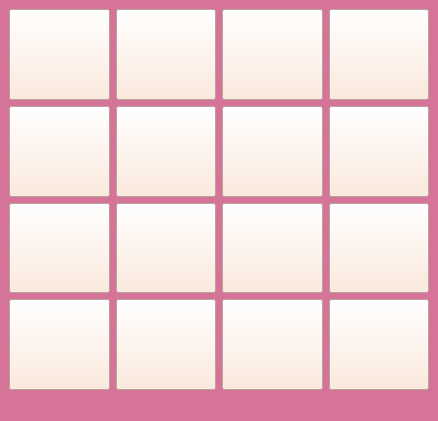
<?xml version="1.0" encoding="UTF-8"?>
<ui version="4.0">
 <class>MainWindow</class>
 <widget class="QMainWindow" name="MainWindow">
  <property name="geometry">
   <rect>
    <x>0</x>
    <y>0</y>
    <width>438</width>
    <height>421</height>
   </rect>
  </property>
  <property name="windowTitle">
   <string>Tic Tac Toe</string>
  </property>
  <property name="styleSheet">
   <string notr="true">background-color: rgb(214, 115, 153);</string>
  </property>
  <widget class="QWidget" name="centralwidget">
   <layout class="QGridLayout" name="gridLayout">
    <item row="1" column="0">
     <widget class="QPushButton" name="five">
      <property name="sizePolicy">
       <sizepolicy hsizetype="Minimum" vsizetype="Minimum">
        <horstretch>0</horstretch>
        <verstretch>0</verstretch>
       </sizepolicy>
      </property>
      <property name="font">
       <font>
        <family>Comic Sans MS</family>
        <pointsize>16</pointsize>
        <bold>true</bold>
       </font>
      </property>
      <property name="styleSheet">
       <string notr="true">background-color: rgb(255, 230, 213);
color: rgb(255, 83, 255);</string>
      </property>
      <property name="text">
       <string/>
      </property>
     </widget>
    </item>
    <item row="0" column="3">
     <widget class="QPushButton" name="four">
      <property name="sizePolicy">
       <sizepolicy hsizetype="Minimum" vsizetype="Minimum">
        <horstretch>0</horstretch>
        <verstretch>0</verstretch>
       </sizepolicy>
      </property>
      <property name="font">
       <font>
        <family>Comic Sans MS</family>
        <pointsize>16</pointsize>
        <bold>true</bold>
       </font>
      </property>
      <property name="styleSheet">
       <string notr="true">background-color: rgb(255, 230, 213);
color: rgb(255, 83, 255);</string>
      </property>
      <property name="text">
       <string/>
      </property>
     </widget>
    </item>
    <item row="2" column="0">
     <widget class="QPushButton" name="nine">
      <property name="sizePolicy">
       <sizepolicy hsizetype="Minimum" vsizetype="Minimum">
        <horstretch>0</horstretch>
        <verstretch>0</verstretch>
       </sizepolicy>
      </property>
      <property name="font">
       <font>
        <family>Comic Sans MS</family>
        <pointsize>16</pointsize>
        <bold>true</bold>
       </font>
      </property>
      <property name="styleSheet">
       <string notr="true">background-color: rgb(255, 230, 213);
color: rgb(255, 83, 255);</string>
      </property>
      <property name="text">
       <string/>
      </property>
     </widget>
    </item>
    <item row="0" column="2">
     <widget class="QPushButton" name="three">
      <property name="sizePolicy">
       <sizepolicy hsizetype="Minimum" vsizetype="Minimum">
        <horstretch>0</horstretch>
        <verstretch>0</verstretch>
       </sizepolicy>
      </property>
      <property name="font">
       <font>
        <family>Comic Sans MS</family>
        <pointsize>16</pointsize>
        <bold>true</bold>
       </font>
      </property>
      <property name="styleSheet">
       <string notr="true">background-color: rgb(255, 230, 213);
color: rgb(255, 83, 255);</string>
      </property>
      <property name="text">
       <string/>
      </property>
     </widget>
    </item>
    <item row="0" column="1">
     <widget class="QPushButton" name="two">
      <property name="sizePolicy">
       <sizepolicy hsizetype="Minimum" vsizetype="Minimum">
        <horstretch>0</horstretch>
        <verstretch>0</verstretch>
       </sizepolicy>
      </property>
      <property name="font">
       <font>
        <family>Comic Sans MS</family>
        <pointsize>16</pointsize>
        <bold>true</bold>
       </font>
      </property>
      <property name="styleSheet">
       <string notr="true">background-color: rgb(255, 230, 213);
color: rgb(255, 83, 255);</string>
      </property>
      <property name="text">
       <string/>
      </property>
     </widget>
    </item>
    <item row="0" column="0">
     <widget class="QPushButton" name="one">
      <property name="sizePolicy">
       <sizepolicy hsizetype="Minimum" vsizetype="Minimum">
        <horstretch>0</horstretch>
        <verstretch>0</verstretch>
       </sizepolicy>
      </property>
      <property name="font">
       <font>
        <family>Comic Sans MS</family>
        <pointsize>16</pointsize>
        <bold>true</bold>
       </font>
      </property>
      <property name="styleSheet">
       <string notr="true">background-color: rgb(255, 230, 213);
color: rgb(255, 83, 255);</string>
      </property>
      <property name="text">
       <string/>
      </property>
     </widget>
    </item>
    <item row="3" column="0">
     <widget class="QPushButton" name="thirteen">
      <property name="sizePolicy">
       <sizepolicy hsizetype="Minimum" vsizetype="Minimum">
        <horstretch>0</horstretch>
        <verstretch>0</verstretch>
       </sizepolicy>
      </property>
      <property name="font">
       <font>
        <family>Comic Sans MS</family>
        <pointsize>16</pointsize>
        <bold>true</bold>
       </font>
      </property>
      <property name="styleSheet">
       <string notr="true">background-color: rgb(255, 230, 213);
color: rgb(255, 83, 255);</string>
      </property>
      <property name="text">
       <string/>
      </property>
     </widget>
    </item>
    <item row="1" column="1">
     <widget class="QPushButton" name="six">
      <property name="sizePolicy">
       <sizepolicy hsizetype="Minimum" vsizetype="Minimum">
        <horstretch>0</horstretch>
        <verstretch>0</verstretch>
       </sizepolicy>
      </property>
      <property name="font">
       <font>
        <family>Comic Sans MS</family>
        <pointsize>16</pointsize>
        <bold>true</bold>
       </font>
      </property>
      <property name="styleSheet">
       <string notr="true">background-color: rgb(255, 230, 213);
color: rgb(255, 83, 255);</string>
      </property>
      <property name="text">
       <string/>
      </property>
     </widget>
    </item>
    <item row="2" column="1">
     <widget class="QPushButton" name="ten">
      <property name="sizePolicy">
       <sizepolicy hsizetype="Minimum" vsizetype="Minimum">
        <horstretch>0</horstretch>
        <verstretch>0</verstretch>
       </sizepolicy>
      </property>
      <property name="font">
       <font>
        <family>Comic Sans MS</family>
        <pointsize>16</pointsize>
        <bold>true</bold>
       </font>
      </property>
      <property name="styleSheet">
       <string notr="true">background-color: rgb(255, 230, 213);
color: rgb(255, 83, 255);</string>
      </property>
      <property name="text">
       <string/>
      </property>
     </widget>
    </item>
    <item row="3" column="1">
     <widget class="QPushButton" name="fourteen">
      <property name="sizePolicy">
       <sizepolicy hsizetype="Minimum" vsizetype="Minimum">
        <horstretch>0</horstretch>
        <verstretch>0</verstretch>
       </sizepolicy>
      </property>
      <property name="font">
       <font>
        <family>Comic Sans MS</family>
        <pointsize>16</pointsize>
        <bold>true</bold>
       </font>
      </property>
      <property name="styleSheet">
       <string notr="true">background-color: rgb(255, 230, 213);
color: rgb(255, 83, 255);</string>
      </property>
      <property name="text">
       <string/>
      </property>
     </widget>
    </item>
    <item row="1" column="2">
     <widget class="QPushButton" name="seven">
      <property name="sizePolicy">
       <sizepolicy hsizetype="Minimum" vsizetype="Minimum">
        <horstretch>0</horstretch>
        <verstretch>0</verstretch>
       </sizepolicy>
      </property>
      <property name="font">
       <font>
        <family>Comic Sans MS</family>
        <pointsize>16</pointsize>
        <bold>true</bold>
       </font>
      </property>
      <property name="styleSheet">
       <string notr="true">background-color: rgb(255, 230, 213);
color: rgb(255, 83, 255);</string>
      </property>
      <property name="text">
       <string/>
      </property>
     </widget>
    </item>
    <item row="2" column="2">
     <widget class="QPushButton" name="eleven">
      <property name="sizePolicy">
       <sizepolicy hsizetype="Minimum" vsizetype="Minimum">
        <horstretch>0</horstretch>
        <verstretch>0</verstretch>
       </sizepolicy>
      </property>
      <property name="font">
       <font>
        <family>Comic Sans MS</family>
        <pointsize>16</pointsize>
        <bold>true</bold>
       </font>
      </property>
      <property name="styleSheet">
       <string notr="true">background-color: rgb(255, 230, 213);
color: rgb(255, 83, 255);</string>
      </property>
      <property name="text">
       <string/>
      </property>
     </widget>
    </item>
    <item row="3" column="2">
     <widget class="QPushButton" name="fifteen">
      <property name="sizePolicy">
       <sizepolicy hsizetype="Minimum" vsizetype="Minimum">
        <horstretch>0</horstretch>
        <verstretch>0</verstretch>
       </sizepolicy>
      </property>
      <property name="font">
       <font>
        <family>Comic Sans MS</family>
        <pointsize>16</pointsize>
        <bold>true</bold>
       </font>
      </property>
      <property name="styleSheet">
       <string notr="true">background-color: rgb(255, 230, 213);
color: rgb(255, 83, 255);</string>
      </property>
      <property name="text">
       <string/>
      </property>
     </widget>
    </item>
    <item row="1" column="3">
     <widget class="QPushButton" name="eight">
      <property name="sizePolicy">
       <sizepolicy hsizetype="Minimum" vsizetype="Minimum">
        <horstretch>0</horstretch>
        <verstretch>0</verstretch>
       </sizepolicy>
      </property>
      <property name="font">
       <font>
        <family>Comic Sans MS</family>
        <pointsize>16</pointsize>
        <bold>true</bold>
       </font>
      </property>
      <property name="styleSheet">
       <string notr="true">background-color: rgb(255, 230, 213);
color: rgb(255, 83, 255);</string>
      </property>
      <property name="text">
       <string/>
      </property>
     </widget>
    </item>
    <item row="2" column="3">
     <widget class="QPushButton" name="tewelve">
      <property name="sizePolicy">
       <sizepolicy hsizetype="Minimum" vsizetype="Minimum">
        <horstretch>0</horstretch>
        <verstretch>0</verstretch>
       </sizepolicy>
      </property>
      <property name="font">
       <font>
        <family>Comic Sans MS</family>
        <pointsize>16</pointsize>
        <bold>true</bold>
       </font>
      </property>
      <property name="styleSheet">
       <string notr="true">background-color: rgb(255, 230, 213);
color: rgb(255, 83, 255);</string>
      </property>
      <property name="text">
       <string/>
      </property>
     </widget>
    </item>
    <item row="3" column="3">
     <widget class="QPushButton" name="sixteen">
      <property name="sizePolicy">
       <sizepolicy hsizetype="Minimum" vsizetype="Minimum">
        <horstretch>0</horstretch>
        <verstretch>0</verstretch>
       </sizepolicy>
      </property>
      <property name="font">
       <font>
        <family>Comic Sans MS</family>
        <pointsize>16</pointsize>
        <bold>true</bold>
       </font>
      </property>
      <property name="styleSheet">
       <string notr="true">background-color: rgb(255, 230, 213);
color: rgb(255, 83, 255);</string>
      </property>
      <property name="text">
       <string/>
      </property>
     </widget>
    </item>
   </layout>
  </widget>
  <widget class="QMenuBar" name="menubar">
   <property name="geometry">
    <rect>
     <x>0</x>
     <y>0</y>
     <width>438</width>
     <height>22</height>
    </rect>
   </property>
  </widget>
  <widget class="QStatusBar" name="statusbar"/>
 </widget>
 <resources/>
 <connections/>
</ui>
